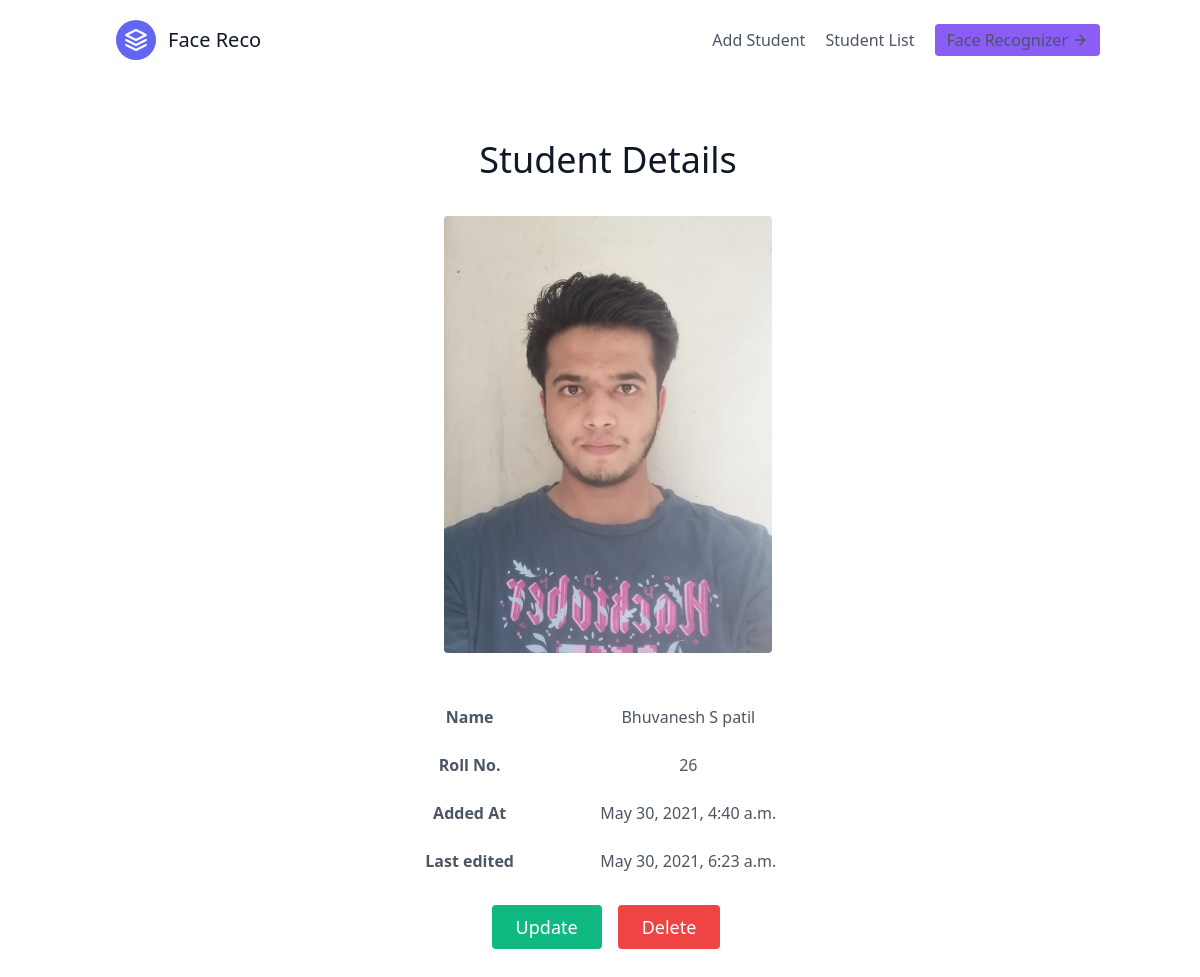
Screenshot of /student/detail/28/ with the database file from the repository.
### student/models.py (models this page shows, shortened)
class Student(models.Model):
    name = models.CharField(max_length=50)
    rollNo = models.CharField(max_length=10, unique=True)
    photo = models.ImageField(upload_to=path_and_rename, blank=True)
    added_at = models.DateTimeField(auto_now_add=True, null=True, blank=True)
    updated_at = models.DateTimeField(auto_now=True, null=True, blank=True)
    class Meta:
        ordering = ["-added_at"]

### student/views.py (the view)
# urls.py: path("detail/<int:id>/", views.detailView, name="detailView"),
def detailView(request, id):
    curr_student = Student.objects.get(id=id)
    return render(
        request,
        template_name="student/detailView.html",
        context={"student": curr_student},
    )

### student/templates/student/detailView.html
{% extends "feed/index.html" %}{% block content %}
<section class="text-gray-600 body-font">
	<div
		class="
			container
			mx-auto
			flex
			px-5
			py-10
			items-center
			justify-center
			flex-col
		"
	>
		<div class="text-center lg:w-2/3 w-full py-5">
			<h1
				class="
					title-font
					sm:text-4xl
					text-3xl
					mb-4
					font-medium
					text-gray-900
				"
			>
				Student Details
			</h1>
		</div>
		<img
			class="
				lg:w-2/6
				md:w-3/6
				w-5/6
				mb-10
				object-cover object-center
				rounded
			"
			alt="hero"
			src="{{student.photo.url}}"
		/>
		<div class="text-center lg:w-2/3 w-full">
			<div class="lg:w-2/3 w-full mx-auto overflow-auto">
				<table class="table-auto w-full text-center whitespace-no-wrap">
					<tbody>
						<tr>
							<td class="px-4 py-3">
								<strong> Name </strong>
							</td>
							<td class="px-4 py-3">{{student.name}}</td>
						</tr>
						<tr>
							<td class="px-4 py-3">
								<strong> Roll No. </strong>
							</td>
							<td class="px-4 py-3">{{student.rollNo}}</td>
						</tr>
						<tr>
							<td class="px-4 py-3">
								<strong> Added At </strong>
							</td>
							<td class="px-4 py-3">{{student.added_at}}</td>
						</tr>
						<tr>
							<td class="px-4 py-3">
								<strong> Last edited </strong>
							</td>
							<td class="px-4 py-3">{{student.updated_at}}</td>
						</tr>
					</tbody>
				</table>
			</div>
			<div class="flex justify-center py-5">
				<a href="{% url 'student:updateView' student.id %}">
					<button
						class="
							mx-4
							inline-flex
							text-white
							bg-green-500
							border-0
							py-2
							px-6
							focus:outline-none
							hover:bg-indigo-600
							rounded
							text-lg
						"
					>
						Update
					</button>
				</a>
				<a
					class="mr-5 hover:text-gray-900"
					href='{% url "student:deleteView" student.id %}'
					><button
						class="
							inline-flex
							text-white
							bg-red-500
							border-0
							py-2
							px-6
							focus:outline-none
							hover:bg-indigo-600
							rounded
							text-lg
						"
					>
						Delete
					</button></a
				>
			</div>
		</div>
	</div>
</section>
{% endblock content %}

### static/css/styles.css (style rules this page uses)
* { box-sizing: border-box; margin: 0; padding: 0; }
body { max-width: 100vw; overflow-x: hidden; }
.container { margin: 0 8%; }

### rows the page displays
Student: photo (picture), name "Bhuvanesh S patil", rollNo "26", added_at "May 30, 2021, 4:40 a.m.", updated_at "May 30, 2021, 6:23 a.m."
